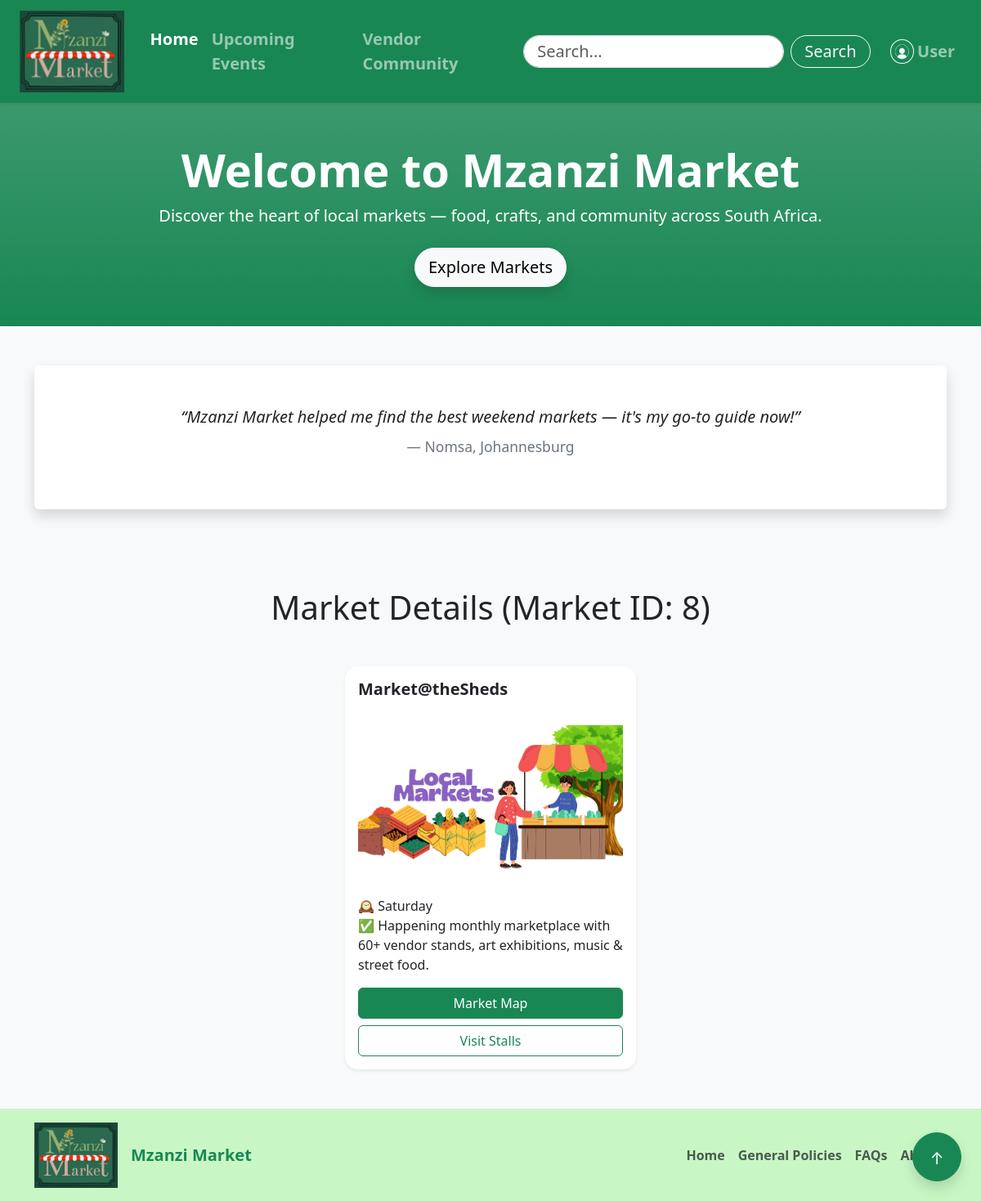
/market/8, run on the app's committed database.
### tables this page shows
CREATE TABLE "Market" (
	"MarketID"	INTEGER,
	"MarketName"	TEXT NOT NULL,
	"MarketDescription"	TEXT,
	"MarketLocationLink"	TEXT,
	"MarketLocation"	TEXT,
	"MarketEntryFee"	TEXT,
	"MarketDate"	DATETIME,
	"MarketDays"	TEXT,
	"MarketPoster"	BLOB,
	"MarketInstagram"	TEXT,
	"MarketFacebook"	TEXT,
	"MarketMap"	BLOB,
	"MarketAdministratorID"	INTEGER,
	PRIMARY KEY("MarketID" AUTOINCREMENT),
	FOREIGN KEY("MarketAdministratorID") REFERENCES "MarketAdministrator"("MarketAdministratorID")
);

### app.py (the view)
@app.route("/market/<int:market_id>", methods=["GET"])
def market_details(market_id):
    conn = get_db_connection()
    market = conn.execute("SELECT * FROM Market WHERE MarketID = ?", (market_id,)).fetchone()
    conn.close()
    markets = [market] if market else []
    return render_template("home.html", markets=markets, current_id=market_id)

### app.py (called while the page is built)
def get_db_connection():
    conn = sqlite3.connect('Mzanzi.db', timeout=30)
    conn.row_factory = sqlite3.Row
    try:
        conn.execute("PRAGMA journal_mode=WAL")
    except:
        pass # If it fails, it just ignores it, but usually it works
    return conn

### templates/home.html (shortened to what this page needs)
<!DOCTYPE html>
<html lang="en">
  <head>
    <link
      href="https://cdn.jsdelivr.net/npm/bootstrap@5.3.3/dist/css/bootstrap.min.css"
      rel="stylesheet"
    />
  </head>
  <body class="bg-light">
    <header id="pageTop">
      <nav
        class="navbar navbar-expand-lg navbar-dark bg-success shadow-sm sticky-top py-2"
      >
        <div class="container-fluid px-4">
          <a class="navbar-brand d-flex align-items-center me-3" href="home">
            <img
              src="{{ url_for('static', filename='images/Logo.png') }}"
              alt="Mzanzi Market"
              height="100"
              class="me-2"
            />
          </a>
          <div class="collapse navbar-collapse" id="navbarSupportedContent">
            <ul class="navbar-nav me-auto mb-2 mb-lg-0">
              <li class="nav-item">
                <a class="nav-link fw-semibold fs-5 active" href="home"
                  >Home</a
                >
              </li>
              <li class="nav-item">
                <a class="nav-link fw-semibold fs-5" href="events"
                  >Upcoming Events</a
                >
              </li>
              <li class="nav-item">
                <a class="nav-link fw-semibold fs-5" href="vendors"
                  >Vendor Community</a
                >
              </li>
            </ul>
            <div class="d-flex align-items-center">
              <form class="d-flex me-3" role="search">
                <input
                  class="form-control me-2 rounded-pill px-3 py-1 fs-5"
                  type="search"
                  placeholder="Search..."
                  aria-label="Search"
                />
                <button
                  class="btn btn-outline-light rounded-pill px-3 py-1 fs-5"
                  type="submit"
                >
                  Search
                </button>
              </form>
              <ul class="navbar-nav d-flex align-items-center mb-0">
                <li class="nav-item">
                  <a
                    class="nav-link d-flex align-items-center fw-semibold fs-5"
                    href="login"
                  >
                    <img
                      src="{{ url_for('static', filename='images/usericon.png')}}"
                      alt="User"
                      height="30"
                      class="me-1 rounded-circle border border-light p-1"
                    />
                    <span>User</span>
                  </a>
                </li>
              </ul>
            </div>
          </div>
        </div>
      </nav>
    </header>
    <main>
      <section class="bg-success bg-gradient text-white text-center py-5 mb-5">
        <div class="container">
          <h1 class="display-4 fw-bold">Welcome to Mzanzi Market</h1>
          <p class="lead mb-4">
            Discover the heart of local markets — food, crafts, and community
            across South Africa.
          </p>
          <a href="#markets" class="btn btn-light btn-lg rounded-pill shadow"
            >Explore Markets</a
          >
        </div>
      </section>
      <section class="container my-5">
        <div
          id="testimonialCarousel"
          class="carousel slide"
          data-bs-ride="carousel"
        >
          <div
            class="carousel-inner text-center bg-white rounded shadow py-5 px-3"
          >
            <div class="carousel-item active">
              <blockquote class="blockquote">
                <p class="fs-5 fst-italic mb-4">
                  “Mzanzi Market helped me find the best weekend markets — it's my
                  go-to guide now!”
                </p>
                <footer class="blockquote-footer">Nomsa, Johannesburg</footer>
              </blockquote>
            </div>
          </div>
        </div>
      </section>
      <a href="#pageTop"
        aria-label="Back to top"
        class="btn btn-success btn-lg position-fixed bottom-0 end-0 m-4 shadow rounded-circle"
        style="width: 60px; height: 60px; line-height: 45px; text-align: center;">
        ↑
      </a>
      <div class="container py-5">
          <h1 class="text-center mb-5 fw-light">
              {% if current_id %}
                  Market Details (Market ID: {{ current_id }})
              {% else %}
                  All Mzanzi Markets
              {% endif %}
          </h1>
          <div class="row g-4 justify-content-center">
          {% if markets %}
              {% for market in markets %}
              <div class="col-md-6 col-lg-4">
                  <div class="card border-0 shadow-sm h-100 hover-shadow rounded-4">
                      <div class="card-header bg-white border-0 d-flex justify-content-between align-items-center p-3 rounded-top-4">
                          <h5 class="fw-bold mb-0">{{ market['MarketName'] }}</h5>
                      </div>
                      {% if market['MarketImage'] %}
                          <img src="{{ url_for('static', filename=market['MarketImage']) }}"
                              class="card-img-top img-fluid bg-white p-3 rounded"
                              alt="{{ market['MarketName'] }}" />
                      {% else %}
                          <img src="{{ url_for('static', filename='images/default.png') }}"
                              class="card-img-top img-fluid bg-white p-3 rounded"
                              alt="{{ market['MarketName'] }}" />
                      {% endif %}
                      <div class="card-body d-flex flex-column">
                          <ul class="list-unstyled mb-3">
                              {% if market['MarketDays'] %}
                              <li>🕰️ {{ market['MarketDays'] }}</li>
                              {% endif %}
                              {% if market['MarketDescription'] %}
                              <li>✅ {{ market['MarketDescription'] }}</li>
                              {% endif %}
                          </ul>
                          <div class="d-grid gap-2 mt-auto">
                              <a href="{{ url_for('market_details', market_id=market['MarketID']) }}" class="btn btn-success">Market Map</a>
                              <a href="vendors" class="btn btn-outline-success">Visit Stalls</a>
                          </div>
                      </div>
                  </div>
              </div>
              {% endfor %}
          {% else %}
              <p class="text-center text-danger fs-5">No markets found in the database.</p>
          {% endif %}
          </div>
      </div>
    </main>
    <footer class="border-top py-3" style="background-color: #c8f7c5">
      <div
        class="container d-flex flex-wrap justify-content-between align-items-center"
      >
        <div class="d-flex align-items-center mb-3 mb-md-0">
          <img
            src="{{ url_for('static', filename='images/Logo.png') }}"
            alt="Mzanzi Market"
            height="80"
            class="me-3"
          />
          <span class="fw-bold text-success fs-5">Mzanzi Market</span>
        </div>
        <ul class="nav col-md-5 justify-content-end">
  <li class="nav-item fw-semibold">
    <a href="{{ url_for('home') }}" class="nav-link px-2 text-muted">Home</a>
  </li>
  <li class="nav-item fw-semibold">
    <a href="{{ url_for('general_policies') }}" class="nav-link px-2 text-muted">General Policies</a>
  </li>
  <li class="nav-item fw-semibold">
    <a href="{{ url_for('faq') }}" class="nav-link px-2 text-muted">FAQs</a>
  </li>
  <li class="nav-item fw-semibold">
    <a href="{{ url_for('about') }}" class="nav-link px-2 text-muted">About</a>
  </li>
</ul>
      </div>
    </footer>
  </body>
</html>

### data on the page
Market: MarketName "Market@theSheds", MarketDays "Saturday", MarketDescription "Happening monthly marketplace with 60+ vendor stands, art exhibitions, music & street food."

### other printed values
{{ current_id }} "8"
